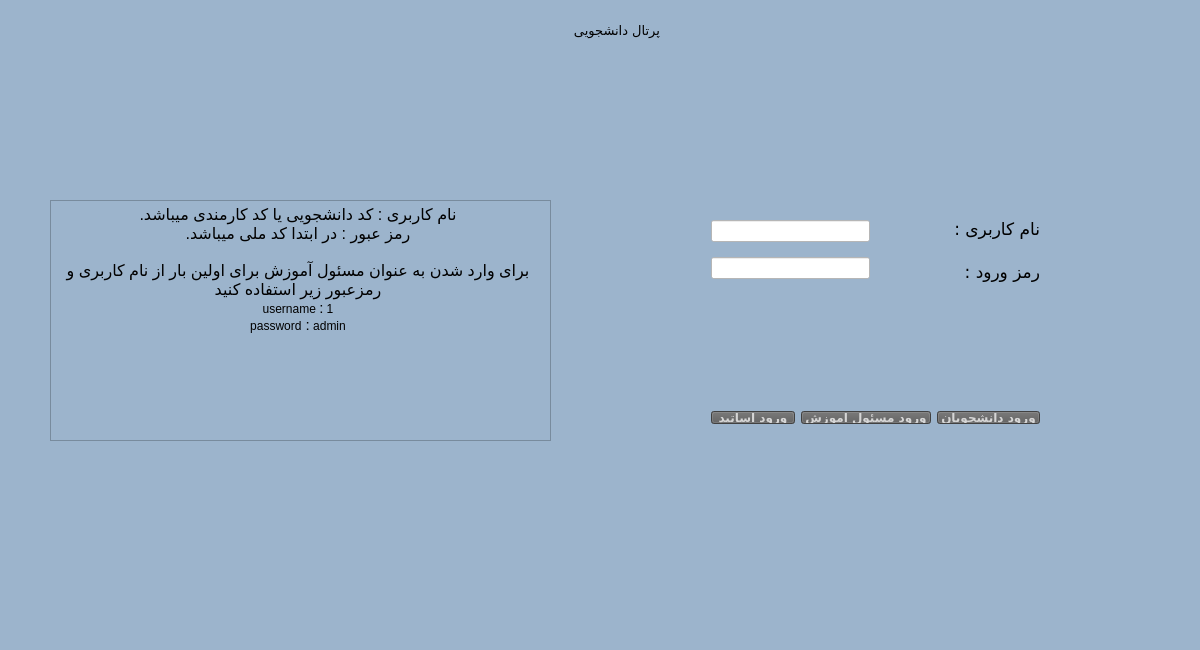
<?xml version="1.0" encoding="UTF-8"?>
<ui version="4.0">
 <class>MainWindow</class>
 <widget class="QMainWindow" name="MainWindow">
  <property name="windowModality">
   <enum>Qt::NonModal</enum>
  </property>
  <property name="enabled">
   <bool>true</bool>
  </property>
  <property name="geometry">
   <rect>
    <x>0</x>
    <y>0</y>
    <width>1200</width>
    <height>650</height>
   </rect>
  </property>
  <property name="sizePolicy">
   <sizepolicy hsizetype="Fixed" vsizetype="Fixed">
    <horstretch>0</horstretch>
    <verstretch>0</verstretch>
   </sizepolicy>
  </property>
  <property name="windowTitle">
   <string>MainWindow</string>
  </property>
  <property name="styleSheet">
   <string notr="true">background-color:rgb(156, 180, 204)</string>
  </property>
  <property name="windowFilePath">
   <string/>
  </property>
  <property name="animated">
   <bool>true</bool>
  </property>
  <widget class="QWidget" name="centralWidget">
   <widget class="QLabel" name="label">
    <property name="geometry">
     <rect>
      <x>540</x>
      <y>10</y>
      <width>120</width>
      <height>41</height>
     </rect>
    </property>
    <property name="font">
     <font>
      <family>B Jadid</family>
      <pointsize>10</pointsize>
     </font>
    </property>
    <property name="text">
     <string>پرتال دانشجویی</string>
    </property>
   </widget>
   <widget class="QTextBrowser" name="textBrowser">
    <property name="geometry">
     <rect>
      <x>50</x>
      <y>200</y>
      <width>501</width>
      <height>241</height>
     </rect>
    </property>
    <property name="sizePolicy">
     <sizepolicy hsizetype="Fixed" vsizetype="Fixed">
      <horstretch>0</horstretch>
      <verstretch>0</verstretch>
     </sizepolicy>
    </property>
    <property name="html">
     <string>&lt;!DOCTYPE HTML PUBLIC &quot;-//W3C//DTD HTML 4.0//EN&quot; &quot;http://www.w3.org/TR/REC-html40/strict.dtd&quot;&gt;
&lt;html&gt;&lt;head&gt;&lt;meta name=&quot;qrichtext&quot; content=&quot;1&quot; /&gt;&lt;style type=&quot;text/css&quot;&gt;
p, li { white-space: pre-wrap; }
&lt;/style&gt;&lt;/head&gt;&lt;body style=&quot; font-family:'MS Shell Dlg 2'; font-size:7.8pt; font-weight:400; font-style:normal;&quot;&gt;
&lt;p align=&quot;center&quot; style=&quot; margin-top:0px; margin-bottom:0px; margin-left:0px; margin-right:5px; -qt-block-indent:0; text-indent:0px;&quot;&gt;&lt;span style=&quot; font-family:'B roya'; font-size:12pt;&quot;&gt;.نام کاربری : کد دانشجویی یا کد کارمندی میباشد&lt;br /&gt;رمز عبور : در ابتدا کد ملی میباشد.&lt;br /&gt;&lt;br /&gt;برای وارد شدن به عنوان مسئول آموزش برای اولین بار از نام کاربری و رمزعبور زیر استفاده کنید&lt;br /&gt;&lt;/span&gt;&lt;span style=&quot; font-family:'B roya'; font-size:9pt;&quot;&gt;username &lt;/span&gt;&lt;span style=&quot; font-family:'aria'; font-size:11pt;&quot;&gt;:&lt;/span&gt;&lt;span style=&quot; font-family:'aria'; font-size:9pt;&quot;&gt; 1          &lt;br /&gt;password&lt;/span&gt;&lt;span style=&quot; font-family:'aria'; font-size:11pt;&quot;&gt; :&lt;/span&gt;&lt;span style=&quot; font-family:'B roya'; font-size:9pt;&quot;&gt; admin&lt;/span&gt;&lt;/p&gt;&lt;/body&gt;&lt;/html&gt;</string>
    </property>
   </widget>
   <widget class="QWidget" name="layoutWidget">
    <property name="geometry">
     <rect>
      <x>700</x>
      <y>200</y>
      <width>351</width>
      <height>101</height>
     </rect>
    </property>
    <layout class="QHBoxLayout" name="horizontalLayout">
     <item>
      <layout class="QVBoxLayout" name="verticalLayout_3">
       <item>
        <widget class="QLineEdit" name="lineEdit_username">
         <property name="styleSheet">
          <string notr="true">background-color: white;</string>
         </property>
        </widget>
       </item>
       <item>
        <widget class="QLineEdit" name="lineEdit_password">
         <property name="contextMenuPolicy">
          <enum>Qt::DefaultContextMenu</enum>
         </property>
         <property name="styleSheet">
          <string notr="true">background-color: white;</string>
         </property>
         <property name="echoMode">
          <enum>QLineEdit::Password</enum>
         </property>
        </widget>
       </item>
      </layout>
     </item>
     <item>
      <layout class="QVBoxLayout" name="verticalLayout_2">
       <item>
        <spacer name="horizontalSpacer">
         <property name="orientation">
          <enum>Qt::Horizontal</enum>
         </property>
         <property name="sizeType">
          <enum>QSizePolicy::Maximum</enum>
         </property>
         <property name="sizeHint" stdset="0">
          <size>
           <width>88</width>
           <height>20</height>
          </size>
         </property>
        </spacer>
       </item>
       <item>
        <spacer name="horizontalSpacer_2">
         <property name="orientation">
          <enum>Qt::Horizontal</enum>
         </property>
         <property name="sizeType">
          <enum>QSizePolicy::Maximum</enum>
         </property>
         <property name="sizeHint" stdset="0">
          <size>
           <width>78</width>
           <height>20</height>
          </size>
         </property>
        </spacer>
       </item>
      </layout>
     </item>
     <item>
      <layout class="QVBoxLayout" name="verticalLayout">
       <item>
        <widget class="QLabel" name="label_2">
         <property name="font">
          <font>
           <family>B Roya</family>
           <pointsize>13</pointsize>
          </font>
         </property>
         <property name="text">
          <string>نام کاربری :</string>
         </property>
        </widget>
       </item>
       <item>
        <widget class="QLabel" name="label_3">
         <property name="font">
          <font>
           <family>B Roya</family>
           <pointsize>13</pointsize>
          </font>
         </property>
         <property name="text">
          <string>رمز ورود :</string>
         </property>
        </widget>
       </item>
      </layout>
     </item>
    </layout>
   </widget>
   <widget class="QWidget" name="layoutWidget">
    <property name="geometry">
     <rect>
      <x>700</x>
      <y>400</y>
      <width>351</width>
      <height>35</height>
     </rect>
    </property>
    <layout class="QHBoxLayout" name="horizontalLayout_2">
     <item>
      <widget class="QPushButton" name="pushButton_teacher">
       <property name="font">
        <font>
         <family>B Nazanin</family>
         <pointsize>9</pointsize>
         <weight>75</weight>
         <bold>true</bold>
        </font>
       </property>
       <property name="styleSheet">
        <string notr="true">background-color: rgb(91, 91, 91);
color: rgb(214, 214, 214);</string>
       </property>
       <property name="text">
        <string>ورود اساتید</string>
       </property>
      </widget>
     </item>
     <item>
      <widget class="QPushButton" name="pushButton_manager">
       <property name="font">
        <font>
         <family>B Nazanin</family>
         <pointsize>9</pointsize>
         <weight>75</weight>
         <bold>true</bold>
        </font>
       </property>
       <property name="styleSheet">
        <string notr="true">background-color: rgb(91, 91, 91);
color: rgb(214, 214, 214);
background-image: qradialgradient(spread: pad, cx:0.5, cy:0.5, radius:0.5, fx:0.5, fy:0.5, stop:0 rgba(0, 0, 0, 255), stop:1 rgba(255, 255, 255, 255));
</string>
       </property>
       <property name="text">
        <string>ورود مسئول آموزش</string>
       </property>
      </widget>
     </item>
     <item>
      <widget class="QPushButton" name="pushButton_stu">
       <property name="font">
        <font>
         <family>B Nazanin</family>
         <pointsize>9</pointsize>
         <weight>75</weight>
         <bold>true</bold>
        </font>
       </property>
       <property name="styleSheet">
        <string notr="true">background-color: rgb(91, 91, 91);
color: rgb(214, 214, 214);</string>
       </property>
       <property name="text">
        <string>ورود دانشجویان</string>
       </property>
      </widget>
     </item>
    </layout>
   </widget>
  </widget>
  <widget class="QMenuBar" name="menuBar">
   <property name="geometry">
    <rect>
     <x>0</x>
     <y>0</y>
     <width>1200</width>
     <height>25</height>
    </rect>
   </property>
  </widget>
  <widget class="QStatusBar" name="statusBar"/>
 </widget>
 <layoutdefault spacing="6" margin="11"/>
 <tabstops>
  <tabstop>lineEdit_username</tabstop>
  <tabstop>lineEdit_password</tabstop>
  <tabstop>pushButton_teacher</tabstop>
  <tabstop>pushButton_manager</tabstop>
  <tabstop>pushButton_stu</tabstop>
  <tabstop>textBrowser</tabstop>
 </tabstops>
 <resources/>
 <connections/>
</ui>
